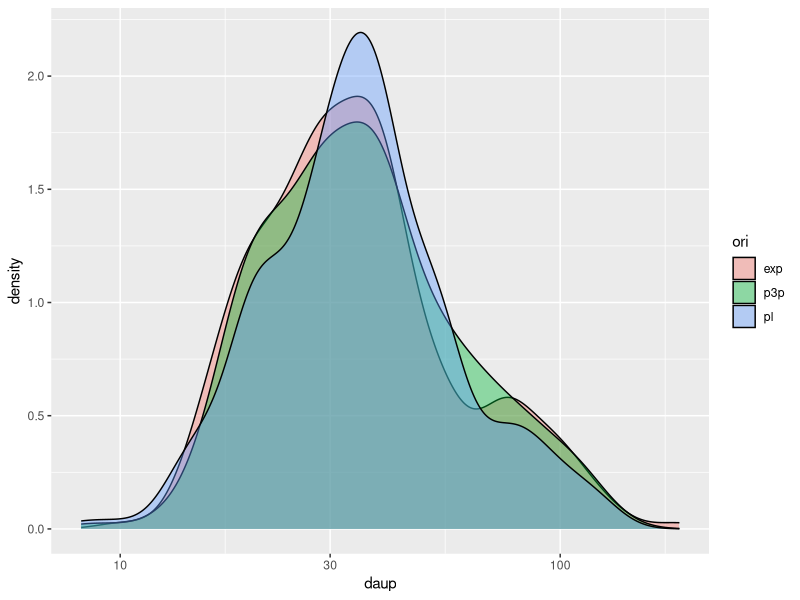
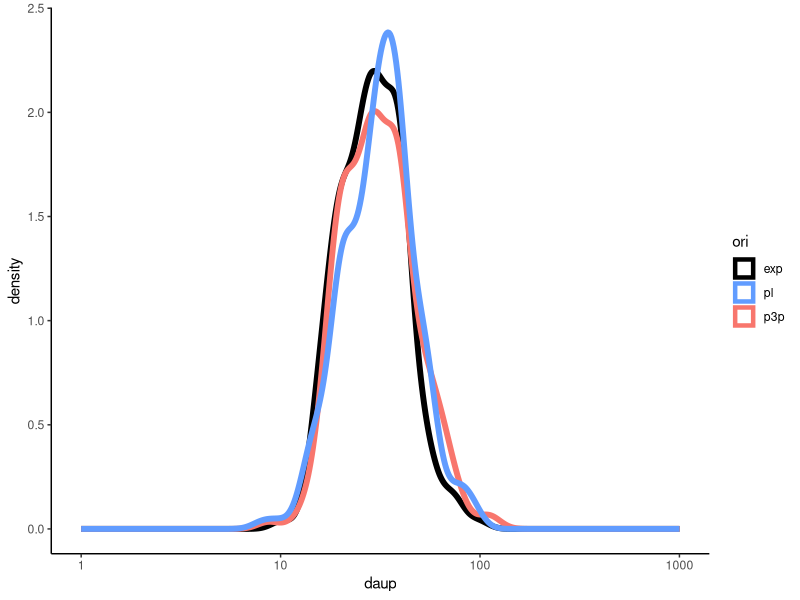
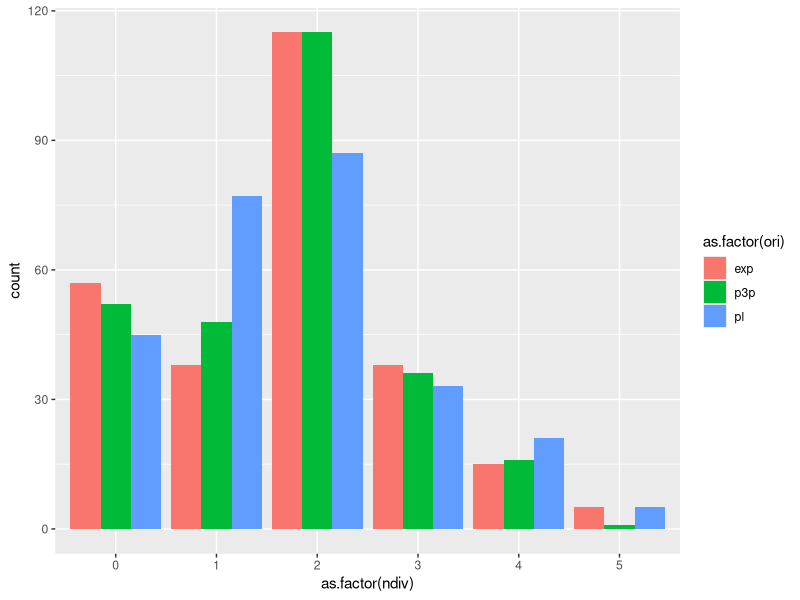
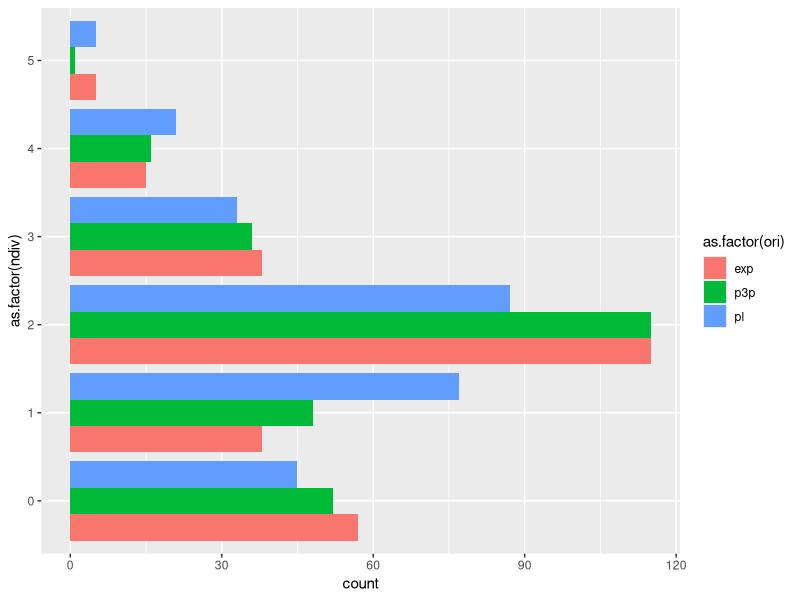
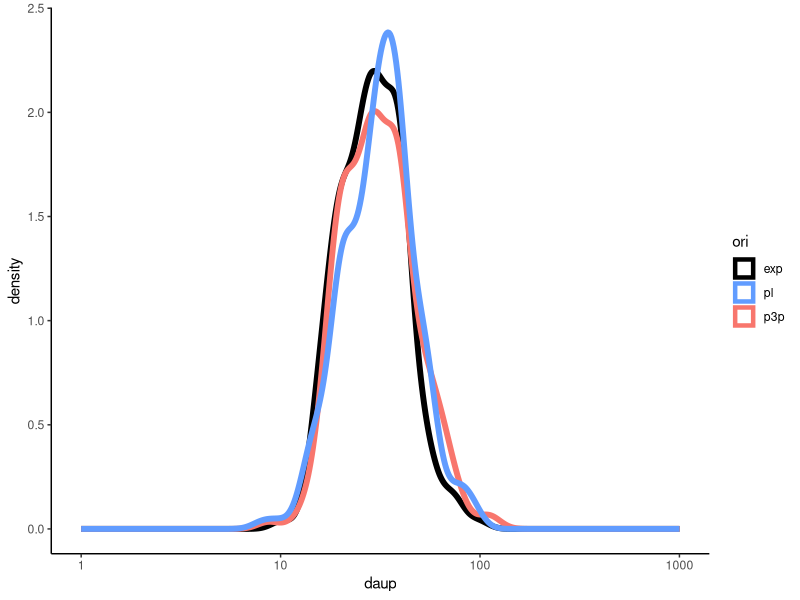

Write the R code that produced these figures, in order.
## ---- chunk 1
library(readxl)
library(tidyverse)
## ---- chunk 2
expdf<-read_excel("mat3_small.xlsx")
expdf$ori="exp"


#Power law model
fndiv<-function(x,ss,ns){
  return(sum(log2(x/ss)+rnorm(1,mean=0,sd=ns)>c(0,1,2,3,4,5)))
}
ndiv<-apply(X=expdf[,1],MARGIN=1,FUN=fndiv,62.80659, 0.6020562)
pldf<-data.frame(vol=expdf$vol,ndiv=ndiv)
pldf$ori<-"pl"

#3 parameter model
fndiv<-function(x,ss,ns,z0,z1){
  return(sum(log2(x/ss)+rnorm(1,mean=0,sd=ns)>c(z0,z1,2,3,4,5)))
}
ndiv<-apply(X=expdf[,1],MARGIN=1,FUN=fndiv,70.49, 0.57, 0, 0.5)
p3df<-data.frame(vol=expdf$vol,ndiv=ndiv)
p3df$ori<-"p3p"

cmpdf<-rbind(expdf,pldf,p3df)

#computing daugther sizes
cmpdf$daup<-cmpdf$vol/2^cmpdf$ndiv
cmpdf$daup[cmpdf$ndiv>0]<-cmpdf$daup[cmpdf$ndiv>0]*0.75
## ---- chunk 3
ggplot(cmpdf,aes(x=daup,fill=ori))+geom_density(alpha=0.4)+scale_x_log10()
## ---- chunk 4
ggplot(cmpdf%>%filter(ndiv>0)%>%arrange(),aes(x=daup,color=ori))+
  geom_density(size=2)+scale_colour_manual(breaks = c("exp","pl","p3p"),values = c("black","#619CFF","#F8766D"))+scale_x_log10(limits=c(1,1000))+theme_classic()

ggsave("mat3_dg_cmp.png",width = 5,height = 3)
## ---- chunk 5
cmpdf%>%
  filter(ndiv>0)%>%
  group_by(ori)%>%
  summarise(md=mean(daup),sdd=sqrt(var(daup)),mdn=median(daup))%>%
  mutate(cv=sdd/md)
## ---- chunk 6

ggplot(cmpdf)+
  geom_histogram(aes(x=as.factor(ndiv),fill=as.factor(ori)),stat = "count",position = "dodge")

ggplot(cmpdf)+
  geom_histogram(aes(y=as.factor(ndiv),fill=as.factor(ori)),stat = "count",position = "dodge")

